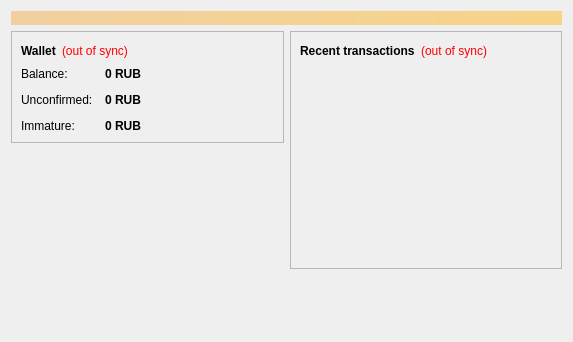
<?xml version="1.0" encoding="UTF-8"?>
<ui version="4.0">
 <class>OverviewPage</class>
 <widget class="QWidget" name="OverviewPage">
  <property name="geometry">
   <rect>
    <x>0</x>
    <y>0</y>
    <width>573</width>
    <height>342</height>
   </rect>
  </property>
  <property name="windowTitle">
   <string>Form</string>
  </property>
  <layout class="QVBoxLayout" name="topLayout">
   <item>
    <widget class="QLabel" name="labelAlerts">
     <property name="visible">
      <bool>false</bool>
     </property>
     <property name="styleSheet">
      <string notr="true">background-color: qlineargradient(x1: 0, y1: 0, x2: 1, y2: 0, stop:0 #F0D0A0, stop:1 #F8D488); color:#000000;</string>
     </property>
     <property name="wordWrap">
      <bool>true</bool>
     </property>
     <property name="margin">
      <number>3</number>
     </property>
    </widget>
   </item>
   <item>
    <layout class="QHBoxLayout" name="horizontalLayout" stretch="1,1">
     <item>
      <layout class="QVBoxLayout" name="verticalLayout_2">
       <item>
        <widget class="QFrame" name="frame">
         <property name="frameShape">
          <enum>QFrame::StyledPanel</enum>
         </property>
         <property name="frameShadow">
          <enum>QFrame::Raised</enum>
         </property>
         <layout class="QVBoxLayout" name="verticalLayout_4">
          <item>
           <layout class="QHBoxLayout" name="horizontalLayout_4">
            <item>
             <widget class="QLabel" name="label_5">
              <property name="font">
               <font>
                <weight>75</weight>
                <bold>true</bold>
               </font>
              </property>
              <property name="text">
               <string>Wallet</string>
              </property>
             </widget>
            </item>
            <item>
             <widget class="QLabel" name="labelWalletStatus">
              <property name="toolTip">
               <string>The displayed information may be out of date. Your wallet automatically synchronizes with the Rubcoin network after a connection is established, but this process has not completed yet.</string>
              </property>
              <property name="styleSheet">
               <string notr="true">QLabel { color: red; }</string>
              </property>
              <property name="text">
               <string notr="true">(out of sync)</string>
              </property>
              <property name="alignment">
               <set>Qt::AlignLeading|Qt::AlignLeft|Qt::AlignVCenter</set>
              </property>
             </widget>
            </item>
            <item>
             <spacer name="horizontalSpacer_2">
              <property name="orientation">
               <enum>Qt::Horizontal</enum>
              </property>
              <property name="sizeHint" stdset="0">
               <size>
                <width>40</width>
                <height>20</height>
               </size>
              </property>
             </spacer>
            </item>
           </layout>
          </item>
          <item>
           <layout class="QFormLayout" name="formLayout_2">
            <property name="fieldGrowthPolicy">
             <enum>QFormLayout::AllNonFixedFieldsGrow</enum>
            </property>
            <property name="horizontalSpacing">
             <number>12</number>
            </property>
            <property name="verticalSpacing">
             <number>12</number>
            </property>
            <item row="0" column="0">
             <widget class="QLabel" name="label">
              <property name="text">
               <string>Balance:</string>
              </property>
             </widget>
            </item>
            <item row="0" column="1">
             <widget class="QLabel" name="labelBalance">
              <property name="font">
               <font>
                <weight>75</weight>
                <bold>true</bold>
               </font>
              </property>
              <property name="cursor">
               <cursorShape>IBeamCursor</cursorShape>
              </property>
              <property name="toolTip">
               <string>Your current balance</string>
              </property>
              <property name="text">
               <string notr="true">0 RUB</string>
              </property>
              <property name="textInteractionFlags">
               <set>Qt::LinksAccessibleByMouse|Qt::TextSelectableByKeyboard|Qt::TextSelectableByMouse</set>
              </property>
             </widget>
            </item>
            <item row="1" column="0">
             <widget class="QLabel" name="label_3">
              <property name="text">
               <string>Unconfirmed:</string>
              </property>
             </widget>
            </item>
            <item row="1" column="1">
             <widget class="QLabel" name="labelUnconfirmed">
              <property name="font">
               <font>
                <weight>75</weight>
                <bold>true</bold>
               </font>
              </property>
              <property name="cursor">
               <cursorShape>IBeamCursor</cursorShape>
              </property>
              <property name="toolTip">
               <string>Total of transactions that have yet to be confirmed, and do not yet count toward the current balance</string>
              </property>
              <property name="text">
               <string notr="true">0 RUB</string>
              </property>
              <property name="textInteractionFlags">
               <set>Qt::LinksAccessibleByMouse|Qt::TextSelectableByKeyboard|Qt::TextSelectableByMouse</set>
              </property>
             </widget>
            </item>
            <item row="2" column="0">
             <widget class="QLabel" name="labelImmatureText">
              <property name="text">
               <string>Immature:</string>
              </property>
             </widget>
            </item>
            <item row="2" column="1">
             <widget class="QLabel" name="labelImmature">
              <property name="font">
               <font>
                <weight>75</weight>
                <bold>true</bold>
               </font>
              </property>
              <property name="toolTip">
               <string>Mined balance that has not yet matured</string>
              </property>
              <property name="text">
               <string notr="true">0 RUB</string>
              </property>
              <property name="textInteractionFlags">
               <set>Qt::LinksAccessibleByMouse|Qt::TextSelectableByKeyboard|Qt::TextSelectableByMouse</set>
              </property>
             </widget>
            </item>
           </layout>
          </item>
         </layout>
        </widget>
       </item>
       <item>
        <spacer name="verticalSpacer">
         <property name="orientation">
          <enum>Qt::Vertical</enum>
         </property>
         <property name="sizeHint" stdset="0">
          <size>
           <width>20</width>
           <height>40</height>
          </size>
         </property>
        </spacer>
       </item>
      </layout>
     </item>
     <item>
      <layout class="QVBoxLayout" name="verticalLayout_3">
       <item>
        <widget class="QFrame" name="frame_2">
         <property name="frameShape">
          <enum>QFrame::StyledPanel</enum>
         </property>
         <property name="frameShadow">
          <enum>QFrame::Raised</enum>
         </property>
         <layout class="QVBoxLayout" name="verticalLayout">
          <item>
           <layout class="QHBoxLayout" name="horizontalLayout_2">
            <item>
             <widget class="QLabel" name="label_4">
              <property name="text">
               <string>&lt;b&gt;Recent transactions&lt;/b&gt;</string>
              </property>
             </widget>
            </item>
            <item>
             <widget class="QLabel" name="labelTransactionsStatus">
              <property name="toolTip">
               <string>The displayed information may be out of date. Your wallet automatically synchronizes with the Rubcoin network after a connection is established, but this process has not completed yet.</string>
              </property>
              <property name="styleSheet">
               <string notr="true">QLabel { color: red; }</string>
              </property>
              <property name="text">
               <string notr="true">(out of sync)</string>
              </property>
              <property name="alignment">
               <set>Qt::AlignRight|Qt::AlignTrailing|Qt::AlignVCenter</set>
              </property>
             </widget>
            </item>
            <item>
             <spacer name="horizontalSpacer">
              <property name="orientation">
               <enum>Qt::Horizontal</enum>
              </property>
              <property name="sizeHint" stdset="0">
               <size>
                <width>40</width>
                <height>20</height>
               </size>
              </property>
             </spacer>
            </item>
           </layout>
          </item>
          <item>
           <widget class="QListView" name="listTransactions">
            <property name="styleSheet">
             <string notr="true">QListView { background: transparent; }</string>
            </property>
            <property name="frameShape">
             <enum>QFrame::NoFrame</enum>
            </property>
            <property name="verticalScrollBarPolicy">
             <enum>Qt::ScrollBarAlwaysOff</enum>
            </property>
            <property name="horizontalScrollBarPolicy">
             <enum>Qt::ScrollBarAlwaysOff</enum>
            </property>
            <property name="selectionMode">
             <enum>QAbstractItemView::NoSelection</enum>
            </property>
           </widget>
          </item>
         </layout>
        </widget>
       </item>
       <item>
        <spacer name="verticalSpacer_2">
         <property name="orientation">
          <enum>Qt::Vertical</enum>
         </property>
         <property name="sizeHint" stdset="0">
          <size>
           <width>20</width>
           <height>40</height>
          </size>
         </property>
        </spacer>
       </item>
      </layout>
     </item>
    </layout>
   </item>
  </layout>
 </widget>
 <resources/>
 <connections/>
</ui>
